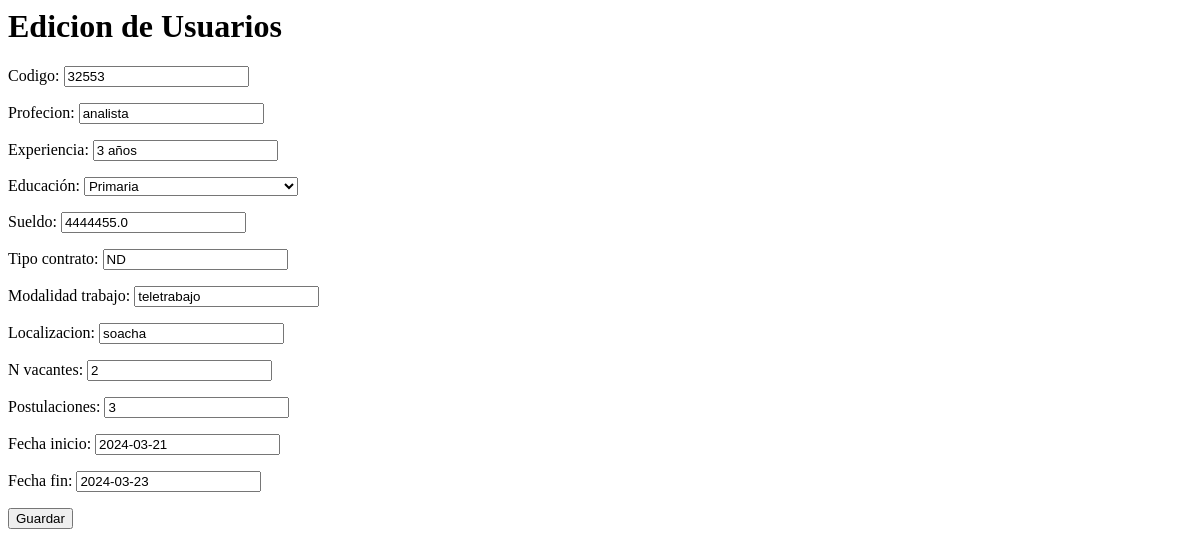
/usuario/editarOfertas/3/, run on an earlier commit of the app's database.
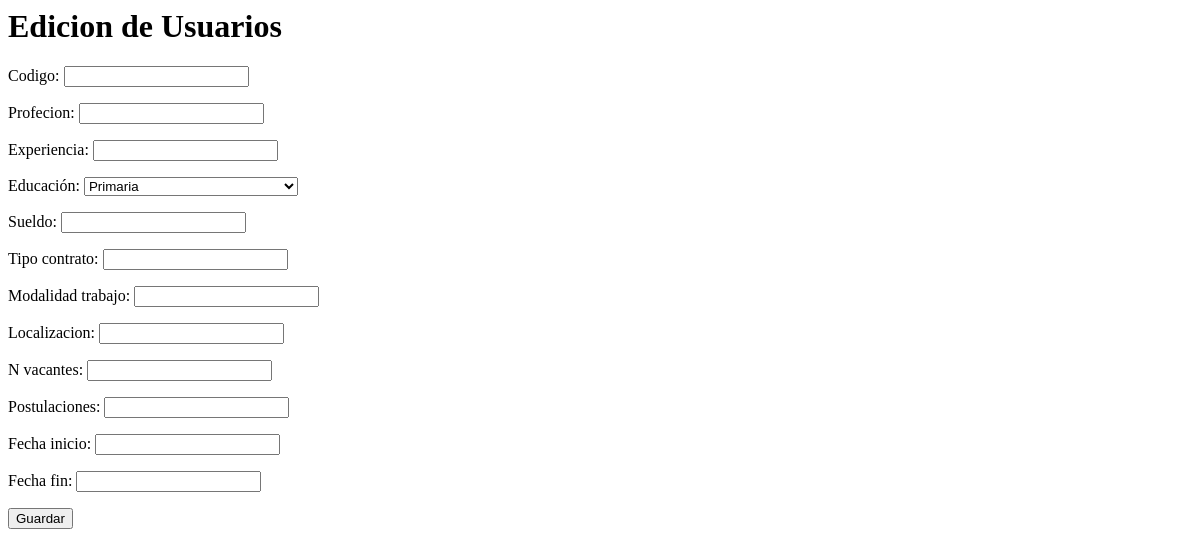
And on a later commit of the database.
### ofertas/models.py (models this page shows, shortened)
class Oferta(models.Model):
    codigo = models.IntegerField()
    profecion = models.CharField(max_length=255, null=True)
    experiencia = models.CharField(max_length=255)
    educacion = models.CharField(max_length=255)
    sueldo = models.FloatField()
    tipo_contrato = models.CharField(max_length=255)
    modalidad_trabajo = models.CharField(max_length=255)
    localizacion = models.CharField(max_length=255)
    n_vacantes = models.IntegerField()
    postulaciones = models.IntegerField()
    fecha_inicio = models.DateField()
    fecha_fin = models.DateField()

### ofertas/views.py (the view)
# urls.py: path('editarOfertas/<int:id_Ofertas>/', views.editarOfertas, name="editar_Ofertas"),
def editarOfertas(request, id_Ofertas):
    oferta = Oferta.objects.filter(id=id_Ofertas).first()
    form = OfertaForm(instance=oferta)
    return render(request, "reclutador/editarOfertas.html", {"form": form, "oferta": oferta})

### ofertas/forms.py
class OfertaForm(forms.ModelForm):
    EDUCACION_CHOICES = [
        ('Primaria', 'Primaria'),
        ('Secundaria', 'Secundaria'),
        ('Bachillerato', 'Bachillerato'),
        ('Técnico', 'Técnico / Formación Profesional'),
        ('Universidad', 'Universidad'),
        ('Maestría', 'Maestría'),
        ('Postgrado', 'Postgrado')
    ]
    educacion = forms.ChoiceField(label='Educación', choices=EDUCACION_CHOICES, required=False)
    class Meta:
        model = Oferta
        fields = '__all__'
    def __init__(self, *args, **kwargs):
        super(OfertaForm, self).__init__(*args, **kwargs)
        self.helper = FormHelper()
        self.helper.form_method = 'post'
        self.helper.layout = Layout(
            'codigo',
            'profecion',
            'experiencia',
            'educacion',
            'sueldo',
            'tipo_contrato',
            'modalidad_trabajo',
            'localizacion',
            'n_vacantes',
            'postulaciones',
            'fecha_inicio',
            'fecha_fin',
            Submit('submit', 'Guardar')
        )

### templates/reclutador/editarOfertas.html (shortened to what this page needs)
{% load static %}
    <h1>Edicion de Usuarios</h1>
    <form action="{% url "actualizar_Ofertas" oferta.id %}" method="POST" enctype="multipart/form-data">
        {{ form.as_p }}
    <button type="submit" class="btn btn-primary">Guardar</button>
    </form>

What changed in the data, as far as the page shows it:
removed Oferta: codigo "32553", profecion "analista", experiencia "3 años", educacion "Primaria", sueldo "4444455.0", tipo_contrato "ND", modalidad_trabajo "teletrabajo", localizacion "soacha", n_vacantes "2", postulaciones "3", fecha_inicio "2024-03-21", fecha_fin "2024-03-23"
Also different on the page:
form field educacion: (not shown) → "Primaria"
